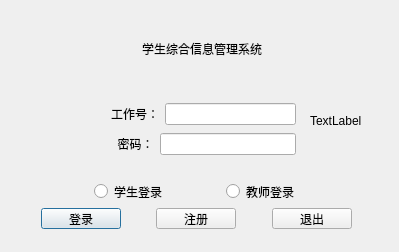
<?xml version="1.0" encoding="UTF-8"?>
<ui version="4.0">
 <class>LoginDialog</class>
 <widget class="QDialog" name="LoginDialog">
  <property name="geometry">
   <rect>
    <x>0</x>
    <y>0</y>
    <width>399</width>
    <height>252</height>
   </rect>
  </property>
  <property name="minimumSize">
   <size>
    <width>399</width>
    <height>252</height>
   </size>
  </property>
  <property name="focusPolicy">
   <enum>Qt::TabFocus</enum>
  </property>
  <property name="windowTitle">
   <string>LoginDialog</string>
  </property>
  <widget class="QWidget" name="layoutWidget">
   <property name="geometry">
    <rect>
     <x>20</x>
     <y>30</y>
     <width>364</width>
     <height>37</height>
    </rect>
   </property>
   <layout class="QHBoxLayout" name="horizontalLayout_5">
    <item>
     <spacer name="horizontalSpacer_6">
      <property name="orientation">
       <enum>Qt::Horizontal</enum>
      </property>
      <property name="sizeHint" stdset="0">
       <size>
        <width>40</width>
        <height>20</height>
       </size>
      </property>
     </spacer>
    </item>
    <item>
     <widget class="QLabel" name="titlelabel">
      <property name="styleSheet">
       <string notr="true">font: 65 20pt &quot;Levenim MT&quot;;</string>
      </property>
      <property name="text">
       <string>学生综合信息管理系统</string>
      </property>
     </widget>
    </item>
    <item>
     <spacer name="horizontalSpacer_7">
      <property name="orientation">
       <enum>Qt::Horizontal</enum>
      </property>
      <property name="sizeHint" stdset="0">
       <size>
        <width>40</width>
        <height>20</height>
       </size>
      </property>
     </spacer>
    </item>
   </layout>
  </widget>
  <widget class="QWidget" name="layoutWidget">
   <property name="geometry">
    <rect>
     <x>100</x>
     <y>90</y>
     <width>207</width>
     <height>79</height>
    </rect>
   </property>
   <layout class="QVBoxLayout" name="verticalLayout">
    <item>
     <layout class="QHBoxLayout" name="horizontalLayout_4">
      <item>
       <widget class="QLabel" name="userlabel">
        <property name="styleSheet">
         <string notr="true">font: 75 10pt &quot;Segoe Print&quot;;用户名</string>
        </property>
        <property name="text">
         <string>工作号：</string>
        </property>
       </widget>
      </item>
      <item>
       <widget class="QLineEdit" name="userline">
        <property name="sizePolicy">
         <sizepolicy hsizetype="Expanding" vsizetype="Fixed">
          <horstretch>0</horstretch>
          <verstretch>0</verstretch>
         </sizepolicy>
        </property>
       </widget>
      </item>
     </layout>
    </item>
    <item>
     <layout class="QHBoxLayout" name="horizontalLayout_3">
      <item>
       <widget class="QLabel" name="passwordlabel">
        <property name="styleSheet">
         <string notr="true">font: 75 10pt &quot;Segoe Print&quot;密码</string>
        </property>
        <property name="text">
         <string>  密码：</string>
        </property>
       </widget>
      </item>
      <item>
       <widget class="QLineEdit" name="passwordline">
        <property name="sizePolicy">
         <sizepolicy hsizetype="Expanding" vsizetype="Fixed">
          <horstretch>0</horstretch>
          <verstretch>0</verstretch>
         </sizepolicy>
        </property>
       </widget>
      </item>
     </layout>
    </item>
   </layout>
  </widget>
  <widget class="QWidget" name="layoutWidget">
   <property name="geometry">
    <rect>
     <x>30</x>
     <y>170</y>
     <width>333</width>
     <height>70</height>
    </rect>
   </property>
   <layout class="QVBoxLayout" name="verticalLayout_2">
    <item>
     <layout class="QHBoxLayout" name="horizontalLayout_2">
      <item>
       <spacer name="horizontalSpacer_8">
        <property name="orientation">
         <enum>Qt::Horizontal</enum>
        </property>
        <property name="sizeHint" stdset="0">
         <size>
          <width>40</width>
          <height>20</height>
         </size>
        </property>
       </spacer>
      </item>
      <item>
       <widget class="QRadioButton" name="studentradio">
        <property name="styleSheet">
         <string notr="true">font: 75 10pt &quot;Segoe Print&quot;;学生登录</string>
        </property>
        <property name="text">
         <string>学生登录</string>
        </property>
       </widget>
      </item>
      <item>
       <spacer name="horizontalSpacer_3">
        <property name="orientation">
         <enum>Qt::Horizontal</enum>
        </property>
        <property name="sizeHint" stdset="0">
         <size>
          <width>40</width>
          <height>20</height>
         </size>
        </property>
       </spacer>
      </item>
      <item>
       <widget class="QRadioButton" name="teacherradio">
        <property name="styleSheet">
         <string notr="true">font: 75 10pt &quot;Segoe Print&quot;;教师登录</string>
        </property>
        <property name="text">
         <string>教师登录</string>
        </property>
       </widget>
      </item>
      <item>
       <spacer name="horizontalSpacer_9">
        <property name="orientation">
         <enum>Qt::Horizontal</enum>
        </property>
        <property name="sizeHint" stdset="0">
         <size>
          <width>40</width>
          <height>20</height>
         </size>
        </property>
       </spacer>
      </item>
     </layout>
    </item>
    <item>
     <layout class="QHBoxLayout" name="horizontalLayout">
      <item>
       <widget class="QPushButton" name="loginbtn">
        <property name="styleSheet">
         <string notr="true">font: 75 10pt &quot;Segoe Print&quot;;</string>
        </property>
        <property name="text">
         <string>登录</string>
        </property>
       </widget>
      </item>
      <item>
       <spacer name="horizontalSpacer">
        <property name="orientation">
         <enum>Qt::Horizontal</enum>
        </property>
        <property name="sizeHint" stdset="0">
         <size>
          <width>40</width>
          <height>20</height>
         </size>
        </property>
       </spacer>
      </item>
      <item>
       <widget class="QPushButton" name="registerbtn">
        <property name="styleSheet">
         <string notr="true">font: 75 10pt &quot;Segoe Print&quot;;</string>
        </property>
        <property name="text">
         <string>注册</string>
        </property>
       </widget>
      </item>
      <item>
       <spacer name="horizontalSpacer_2">
        <property name="orientation">
         <enum>Qt::Horizontal</enum>
        </property>
        <property name="sizeHint" stdset="0">
         <size>
          <width>40</width>
          <height>20</height>
         </size>
        </property>
       </spacer>
      </item>
      <item>
       <widget class="QPushButton" name="exitbtn">
        <property name="styleSheet">
         <string notr="true">font: 75 10pt &quot;Segoe Print&quot;;注册
</string>
        </property>
        <property name="text">
         <string>退出</string>
        </property>
       </widget>
      </item>
     </layout>
    </item>
   </layout>
  </widget>
  <widget class="QLabel" name="piclabel">
   <property name="geometry">
    <rect>
     <x>310</x>
     <y>80</y>
     <width>91</width>
     <height>81</height>
    </rect>
   </property>
   <property name="text">
    <string>TextLabel</string>
   </property>
  </widget>
 </widget>
 <layoutdefault spacing="6" margin="11"/>
 <resources/>
 <connections/>
</ui>
